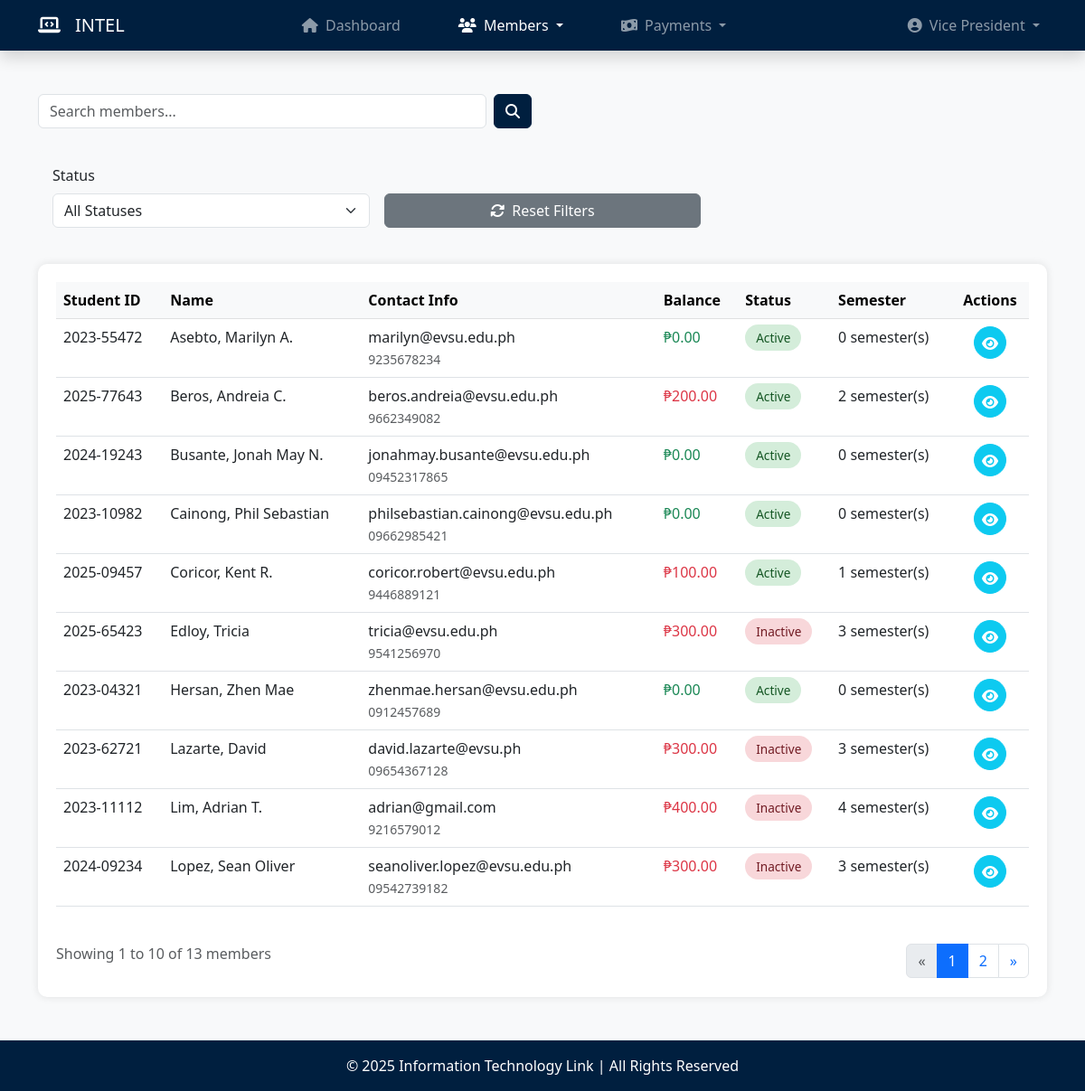
/members.php (signed in), run on the app's committed database.
### tables this page shows
CREATE TABLE `members` (
  `member_id` varchar(25) NOT NULL,
  `last_name` varchar(30) NOT NULL,
  `first_name` varchar(30) NOT NULL,
  `middle_name` varchar(30) DEFAULT NULL,
  `contact_num` varchar(15) NOT NULL,
  `email` varchar(60) NOT NULL,
  `status` enum('Active','Inactive') NOT NULL,
  `membership_date` timestamp NOT NULL DEFAULT current_timestamp()
);

### members.php (the view, shortened to what this page needs)
<?php
    require_once('database.php');
    require_once('functions.php');
    $stmt = $conn->prepare("
        SELECT r.role_id, r.role_name, m.first_name, m.last_name
        FROM officers o
        JOIN members m ON o.member_id = m.member_id
        JOIN role r ON o.role_id = r.role_id
        WHERE o.officer_id = ?
    ");
    $stmt->bind_param("s", $officer_id);
    $stmt->execute();
    $result = $stmt->get_result();
    $search = isset($_GET['search']) ? trim($_GET['search']) : '';
    $status_filter = isset($_GET['status']) ? trim($_GET['status']) : '';
    $page = isset($_GET['page']) ? (int)$_GET['page'] : 1;
    $records_per_page = 10;
    $offset = ($page - 1) * $records_per_page;
    $query = "SELECT m.*,
            (SELECT COALESCE(SUM(f.fee_amount), 0) FROM fees f WHERE f.member_id = m.member_id) AS total_fee_amount,
            (SELECT COALESCE(COUNT(f.semester), 0) FROM fees f WHERE f.member_id = m.member_id) AS semester_count,
            (SELECT COUNT(DISTINCT semester) FROM fees) - (SELECT COUNT(DISTINCT semester) FROM fees WHERE member_id = m.member_id) AS missed_semesters,
            (SELECT COALESCE(SUM(f.fee_amount), 0) FROM fees f WHERE f.member_id = m.member_id AND f.status = 'Unpaid') AS total_unpaid_fees,
            (SELECT COUNT(f.semester) FROM fees f WHERE f.member_id = m.member_id AND f.status = 'Unpaid') AS unpaid_semester_count
            FROM members m
            WHERE 1=1";
    $count_query = "SELECT COUNT(DISTINCT m.member_id) as total
                    FROM members m
                    LEFT JOIN fees f ON m.member_id = f.member_id
                    WHERE 1=1";
    $params = array();
    $types = "";
    $query .= " GROUP BY m.member_id, m.first_name, m.last_name, m.email, m.contact_num, m.status";
    $query .= " ORDER BY m.last_name ASC LIMIT ?, ?";
    $types .= "ii";
    $params[] = $offset;
    $params[] = $records_per_page;
    $stmt = $conn->prepare($query);
    if (!empty($params)) {
        $bind_params = array();
        $bind_params[] = $types;
        for ($i = 0; $i < count($params); $i++) {
            $bind_params[] = &$params[$i];
        }
        call_user_func_array(array($stmt, 'bind_param'), $bind_params);
    }
    try {
        $stmt->execute();
        $result = $stmt->get_result();
    } catch (Exception $e) {
        echo "Error executing query: " . $e->getMessage();
        exit;
    }
    $count_stmt = $conn->prepare($count_query);
    try {
        $count_stmt->execute();
        $count_result = $count_stmt->get_result();
        $row_count = $count_result->fetch_assoc();
        $total_records = $row_count['total'];
        $total_pages = ceil($total_records / $records_per_page);
    } catch (Exception $e) {
        echo "Error executing count query: " . $e->getMessage();
        exit;
    }
?>
<!DOCTYPE html>
<html lang="en">
<head>
    <link rel="stylesheet" href="https://cdn.jsdelivr.net/npm/bootstrap@5.3.0-alpha1/dist/css/bootstrap.min.css">
    <link rel="stylesheet" href="https://cdnjs.cloudflare.com/ajax/libs/font-awesome/6.4.0/css/all.min.css">
</head>
<body>
    <?php include('navbar.php'); ?>
    <main class="container my-5">
        <div class="row align-items-center mb-4">
            <?php if (!in_array($_SESSION['officer_role'], ['intel_president', 'intel_treasurer'])): ?>
                <div class="col-md-6">
                    <form class="d-flex justify-content-between" method="GET" action="">
                        <input type="text" id="searchBar" class="form-control me-2"  placeholder="Search members..." name="search" value="<?php echo htmlspecialchars($search); ?>">
                        <button type="submit" class="btn btn-navy">
                            <i class="fas fa-search"></i>
                        </button>
                    </form>
                </div>
            <?php endif; ?>
        </div>
        <div class="bg-light p-3 rounded mb-4">
            <form method="GET" action="" class="row g-3">
                <div class="col-md-4">
                    <label for="status" class="form-label">Status</label>
                    <select class="form-select" id="status" name="status" onchange="this.form.submit()">
                        <option value="">All Statuses</option>
                    </select>
                </div>
                <div class="col-md-4 d-flex align-items-end">
                    <a href="members.php" class="btn btn-secondary w-100">
                        <i class="fas fa-sync-alt me-2"></i>Reset Filters
                    </a>
                </div>
            </form>
        </div>
        <div class="table-container">
            <?php if ($result->num_rows > 0): ?>
                <div class="table-responsive">
                    <table class="table table-hover">
                        <thead class="table-light">
                            <tr>
                                <th>Student ID</th>
                                <th>Name</th>
                                <th>Contact Info</th>
                                <th>Balance</th>
                                <th>Status</th>
                                <th>Semester</th>
                                <th class="text-center">Actions</th>
                            </tr>
                        </thead>
                        <tbody id="membersTableBody">
                            <?php while($row = $result->fetch_assoc()): ?>
                                <tr>
                                    <td><?php echo htmlspecialchars($row['member_id']); ?></td>
                                    <td>
                                        <?php
                                            echo htmlspecialchars($row['last_name']) . ', ' .
                                                htmlspecialchars($row['first_name']) .
                                                (!empty($row['middle_name']) ? ' ' . htmlspecialchars($row['middle_name'][0]) . '.' : '');
                                        ?>
                                    </td>
                                    <td>
                                        <div><?php echo htmlspecialchars($row['email']); ?></div>
                                        <small class="text-muted"><?php echo htmlspecialchars($row['contact_num']); ?></small>
                                    </td>
                                    <td>
                                        <?php if ($row['total_unpaid_fees'] > 0): ?>
                                            <span class="text-danger">
                                                ₱<?php echo number_format($row['total_unpaid_fees'], 2); ?>
                                            </span>
                                        <?php else: ?>
                                            <span class="text-success">₱0.00</span>
                                        <?php endif; ?>
                                    </td>
                                    <td>
                                        <?php
                                            $status_class = '';
                                            switch ($row['status']) {
                                                case 'Active':
                                                    $status_class = 'status-active';
                                                    break;
                                                case 'Inactive':
                                                    $status_class = 'status-inactive';
                                                    break;
                                            }
                                        ?>
                                        <span class="<?php echo $status_class; ?>">
                                            <?php echo htmlspecialchars($row['status']); ?>
                                        </span>
                                    </td>
                                    <td><?php echo htmlspecialchars($row['unpaid_semester_count']); ?> semester(s)</td>
                                    <td>
                                    <div class="action-buttons d-flex justify-content-center">
                                        <a href="view_member.php?id=<?php echo htmlspecialchars(urlencode($row['member_id'])); ?>"
                                        class="btn btn-info text-white" title="View Details">
                                            <i class="fas fa-eye"></i>
                                        </a>
                                    </div>
                                    </td>
                                </tr>
                            <?php endwhile; ?>
                        </tbody>
                    </table>
                </div>
                <?php if($total_pages > 1): ?>
                    <div class="d-flex justify-content-between align-items-center mt-4">
                        <div>
                            <p class="text-muted">Showing <?php echo min($offset + 1, $total_records); ?> to <?php echo min($offset + $records_per_page, $total_records); ?> of <?php echo $total_records; ?> members</p>
                        </div>
                        <nav aria-label="Page navigation">
                            <ul class="pagination">
                                <li class="page-item <?php echo ($page <= 1) ? 'disabled' : ''; ?>">
                                    <a class="page-link" href="?page=<?php echo $page - 1; ?><?php echo !empty($search) ? '&search=' . urlencode($search) : ''; ?><?php echo !empty($status_filter) ? '&status=' . urlencode($status_filter) : ''; ?><?php echo !empty($semester_filter) ? '&semester=' . urlencode($semester_filter) : ''; ?>" aria-label="Previous">
                                        <span aria-hidden="true">&laquo;</span>
                                    </a>
                                </li>
                                <?php for($i = max(1, $page - 2); $i <= min($page + 2, $total_pages); $i++): ?>
                                    <li class="page-item <?php echo ($page == $i) ? 'active' : ''; ?>">
                                        <a class="page-link" href="?page=<?php echo $i; ?><?php echo !empty($search) ? '&search=' . urlencode($search) : ''; ?><?php echo !empty($status_filter) ? '&status=' . urlencode($status_filter) : ''; ?><?php echo !empty($semester_filter) ? '&semester=' . urlencode($semester_filter) : ''; ?>">
                                            <?php echo $i; ?>
                                        </a>
                                    </li>
                                <?php endfor; ?>
                                <li class="page-item <?php echo ($page >= $total_pages) ? 'disabled' : ''; ?>">
                                    <a class="page-link" href="?page=<?php echo $page + 1; ?><?php echo !empty($search) ? '&search=' . urlencode($search) : ''; ?><?php echo !empty($status_filter) ? '&status=' . urlencode($status_filter) : ''; ?><?php echo !empty($semester_filter) ? '&semester=' . urlencode($semester_filter) : ''; ?>" aria-label="Next">
                                        <span aria-hidden="true">&raquo;</span>
                                    </a>
                                </li>
                            </ul>
                        </nav>
                    </div>
                <?php endif; ?>
            <?php endif; ?>
        </div>
    </main>
    <?php include('footer.php'); ?>
</body>
</html>

### members.php (style rules this page uses)
html, body { height: 100%; margin: 0; display: flex; flex-direction: column; background-color: #f8f9fa; }
main { flex: 1; }
.text-white { color: #ffffff !important; }
.btn-navy { background-color: #001f3f; border-color: #001f3f; color: #fff; }
.table-container { background-color: #ffffff; border-radius: 10px; box-shadow: 0 0 10px rgba(0,0,0,0.1); padding: 20px; }
.status-active { background-color: #d4edda; color: #155724; border-radius: 20px; padding: 5px 12px; font-size: 0.85rem; }
.status-inactive { background-color: #f8d7da; color: #721c24; border-radius: 20px; padding: 5px 12px; font-size: 0.85rem; }
.action-buttons .btn { width: 36px; height: 36px; padding: 6px 0; border-radius: 50%; text-align: center; margin: 0 3px; }
.pagination { margin-bottom: 0; }

### data on the page
members: member_id "2023-55472", last_name "Asebto", first_name "Marilyn", middle_name "A", email "marilyn@evsu.edu.ph", contact_num "9235678234", shows "₱0.00", status "Active", unpaid_semester_count "0"
members: member_id "2025-77643", last_name "Beros", first_name "Andreia", middle_name "C", email "beros.andreia@evsu.edu.ph", contact_num "9662349082", total_unpaid_fees "200.00", status "Active", unpaid_semester_count "2"
members: member_id "2024-19243", last_name "Busante", first_name "Jonah May", middle_name "N", email "jonahmay.busante@evsu.edu.ph", contact_num "09452317865", shows "₱0.00", status "Active", unpaid_semester_count "0"
members: member_id "2023-10982", last_name "Cainong", first_name "Phil Sebastian", email "philsebastian.cainong@evsu.edu.ph", contact_num "09662985421", shows "₱0.00", status "Active", unpaid_semester_count "0"
members: member_id "2025-09457", last_name "Coricor", first_name "Kent", middle_name "R", email "coricor.robert@evsu.edu.ph", contact_num "9446889121", total_unpaid_fees "100.00", status "Active", unpaid_semester_count "1"
members: member_id "2025-65423", last_name "Edloy", first_name "Tricia", email "tricia@evsu.edu.ph", contact_num "9541256970", total_unpaid_fees "300.00", status "Inactive", unpaid_semester_count "3"
members: member_id "2023-04321", last_name "Hersan", first_name "Zhen Mae", email "zhenmae.hersan@evsu.edu.ph", contact_num "0912457689", shows "₱0.00", status "Active", unpaid_semester_count "0"
members: member_id "2023-62721", last_name "Lazarte", first_name "David", email "david.lazarte@evsu.ph", contact_num "09654367128", total_unpaid_fees "300.00", status "Inactive", unpaid_semester_count "3"
members: member_id "2023-11112", last_name "Lim", first_name "Adrian", middle_name "T", email "adrian@gmail.com", contact_num "9216579012", total_unpaid_fees "400.00", status "Inactive", unpaid_semester_count "4"
members: member_id "2024-09234", last_name "Lopez", first_name "Sean Oliver", email "seanoliver.lopez@evsu.edu.ph", contact_num "09542739182", total_unpaid_fees "300.00", status "Inactive", unpaid_semester_count "3"

### other printed values
$role_name "Vice President"
min($offset + 1, $total_records) "1"
min($offset + $records_per_page, $total_records) "10"
$total_records "13"
